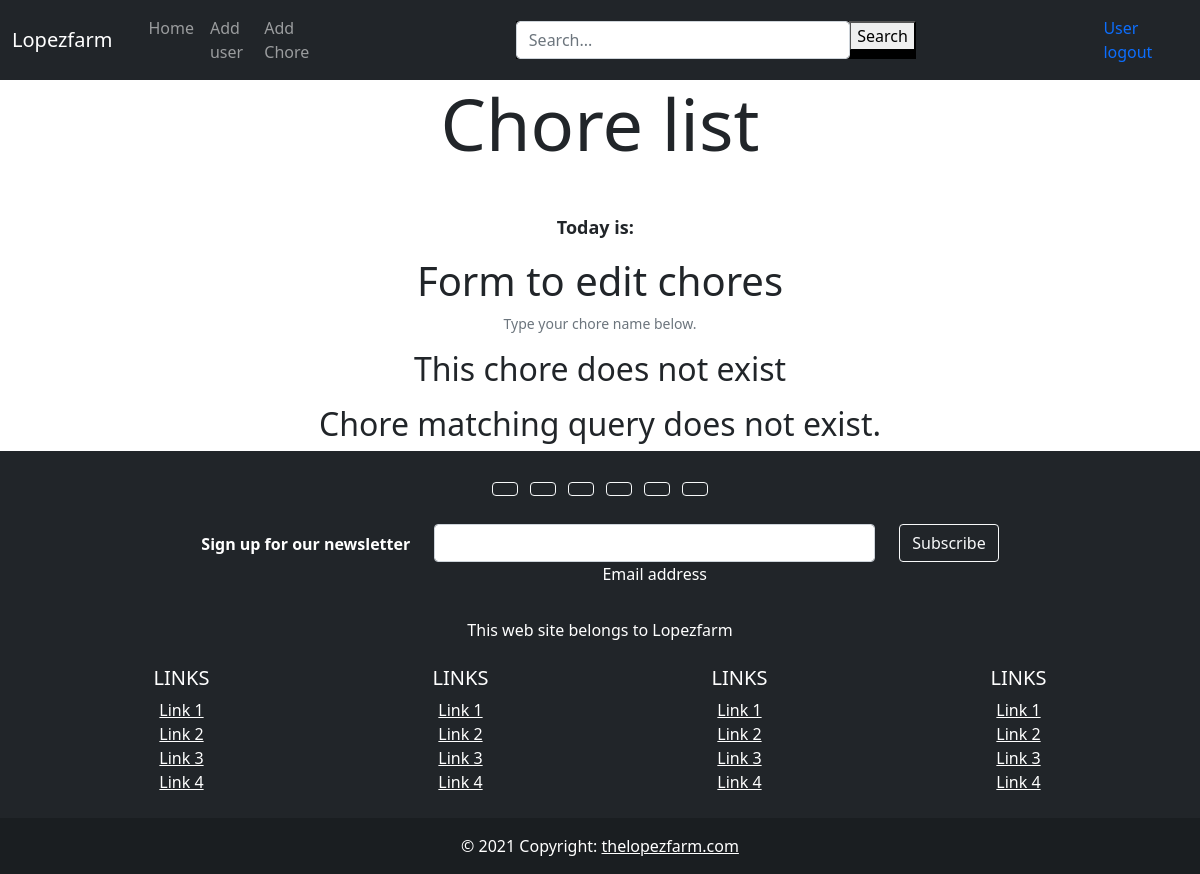
/editChore/69/ (signed in), run on an earlier commit of the app's database.
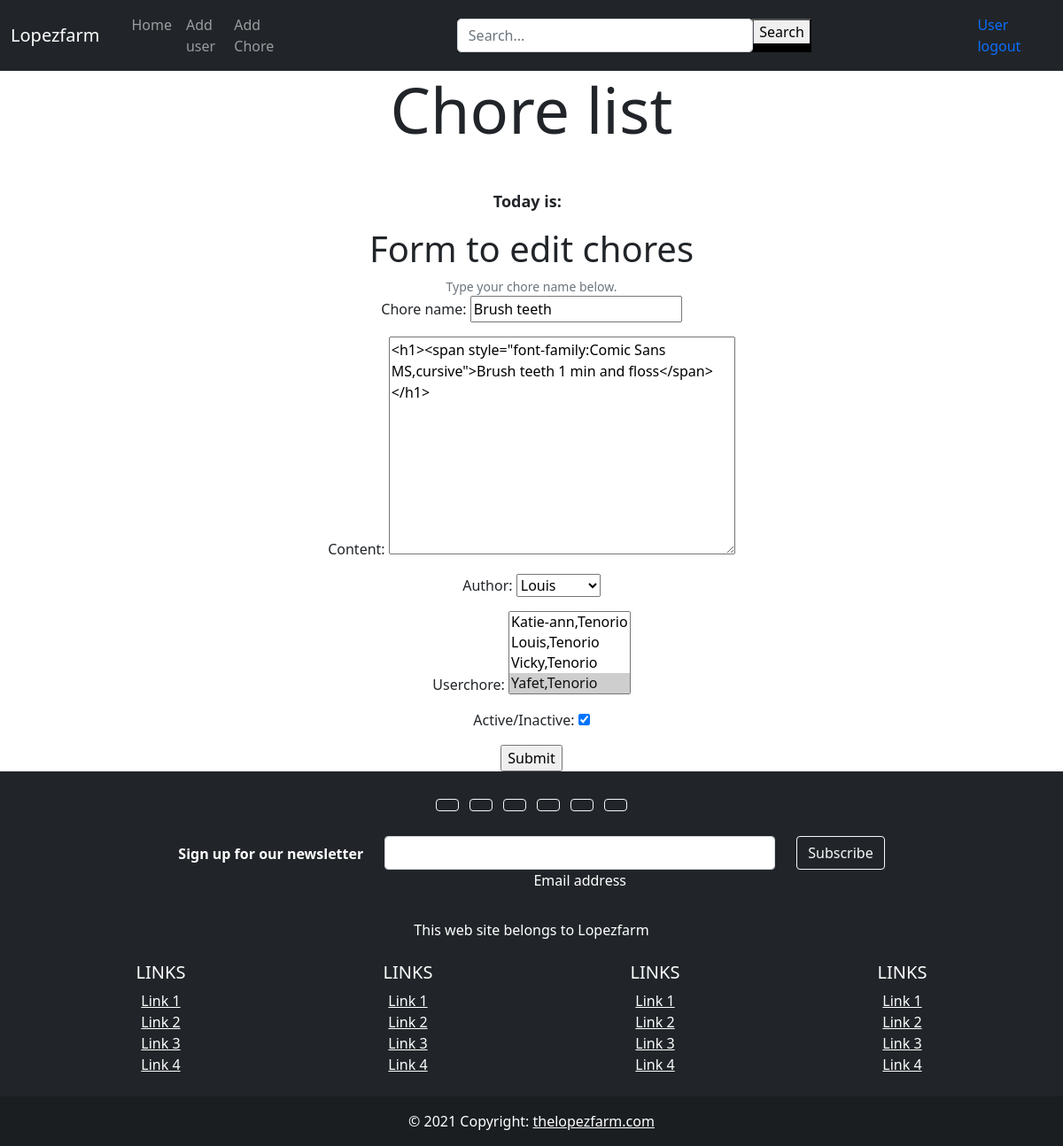
And on a later commit of the database.
### app/models.py (models this page shows, shortened)
class Chore(models.Model):
    id=models.AutoField(primary_key=True)
    name=models.CharField('Chore name', max_length=100, null=False, blank=False)
    content=RichTextField('Content', blank=True, null=True)
    imagen=models.ImageField(upload_to="app", null=False, blank=False)
    author=models.ForeignKey(User, on_delete=models.CASCADE)
    userchore=models.ManyToManyField(UserChore)
    created=models.DateTimeField('Created date', auto_now=False, auto_now_add=True)
    updated=models.DateTimeField('Updated date', auto_now=False, auto_now_add=True)
    state=models.BooleanField('Active/Inactive', default=True)
    start_task=models.DateTimeField(auto_now_add=False, auto_now=False, blank=True, null=True)
    class Meta:
        verbose_name='chore'
        verbose_name_plural='chores'
        ordering=['name']

class UserChore(models.Model):
    id=models.AutoField(primary_key=True)
    name=models.CharField('Username', max_length=50, null=False, blank=False)
    lastName=models.CharField(max_length=50, null=False, blank=False)
    email=models.EmailField('Email', blank=False, null=False)
    state=models.BooleanField('User', default=True)
    fecha_creacion=models.DateField('Fechad de Creacion', auto_now=False, auto_now_add=True)
    gener=models.CharField(max_length=10)
    class Meta:
        verbose_name='UserChore'
        verbose_name_plural='UserChores'
        ordering=['name']
    def __str__(self):
        return "{0},{1}".format(self.name, self.lastName)

### app/views.py (the view)
# urls.py: path("editChore/<int:id>/", views.editChore, name="editChore"),
@login_required(login_url=LOGIN_URL)
def editChore(request, id):
    chore_form=None
    error=None
    try:
        chore=Chore.objects.get(id=id)
        if request.method=='GET':
            chore_form=ChoreForm(instance=chore)
        else:
            chore_form=ChoreForm(request.POST, instance=chore)
            if chore_form.is_valid():
                chore_form.save()
            return redirect('home1')
    except ObjectDoesNotExist as e:
        error=e
    return render(request, 'app/edit_chore.html', {'form':chore_form, 'error':error})

### app/forms.py
class ChoreForm(forms.ModelForm):
    class Meta:
        model=Chore
        fields=['name', 'content', 'author', 'userchore', 'state']

### app/templates/app/edit_chore.html (shortened to what this page needs)
{% extends 'app/layout.html' %}
{% block content %}
<div class="container text-center">
    <h1>Form to edit chores</h1>
    <div id="emailHelp" class="form-text">Type your chore name below.</div>
    <form method="POST">
        {% if error %}
            <p><h2>This chore does not exist</h2></p>
            <h2>{{ error }}</h2>
        {% else %}
          <div class="mb-3">
            {{ form.as_p }}
          </div>
          <input type="submit" value="Submit">
        {% endif %}
      </form>
</div>
{% endblock %}

What changed in the data, as far as the page shows it:
added Chore: name "Brush teeth", content "<h1><span style=\"font-family:Comic Sans MS,cursive\">Brush teeth 1 min and floss</span></h1>", author "Louis", state "☑"
Also different on the page:
form field userchore: (not shown) → "Katie-ann,Tenorio / Louis,Tenorio / Vicky,Tenorio / Yafet,Tenorio ☑"
form field value: (not shown) → "Submit"
{{ error }}: "Chore matching query does not exist." → (not shown)
text no longer shown: "This chore does not exist"
text now shown: "Chore name: Content: Author: Userchore: Active/Inactive:"
